Frame 1 (no input): blank canvas, image omitted
Frame 60 (the mouse pressed at the canvas centre just before this capture): blank canvas, image omitted
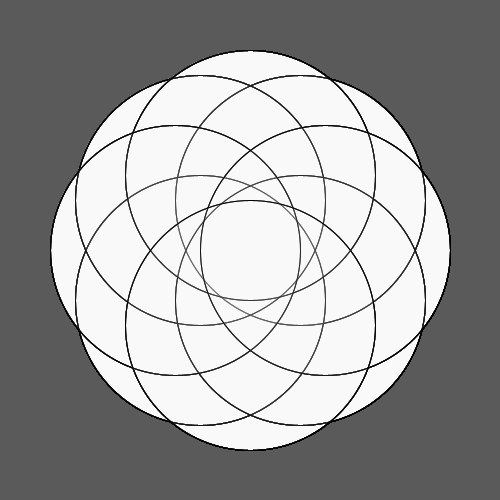
Frame 120 (the mouse held since frame 60 and released just before this capture)

The Processing sketch whose frames 1 and 60 were blank and that drew this single picture after the mouse press (run headless with seeded random() and noise(); from frame 60 on, the mouse is pressed at the canvas centre):

// Processing sketch: processing_31619
// ── processing_31619.pde

int X = 0;
int Y = 0;

void setup(){
   size (500,500);
background(90);
  
}

void draw(){
  
  smooth();
  
  fill(255,255,255,Y);
  
  ellipse(300, 200, mouseX, mouseX);
  ellipse(200, 300, mouseX, mouseX);
  ellipse(200,200, mouseX, mouseX);
  ellipse(300,300, mouseX, mouseX);
  ellipse(250,175, mouseX, mouseX);
  ellipse(175,250, mouseX, mouseX);
  ellipse(325,250, mouseX, mouseX);
  ellipse(250,325, mouseX, mouseX); 
 
  Y = 20;
  
}

void mousePressed(){
  background(90);
}
